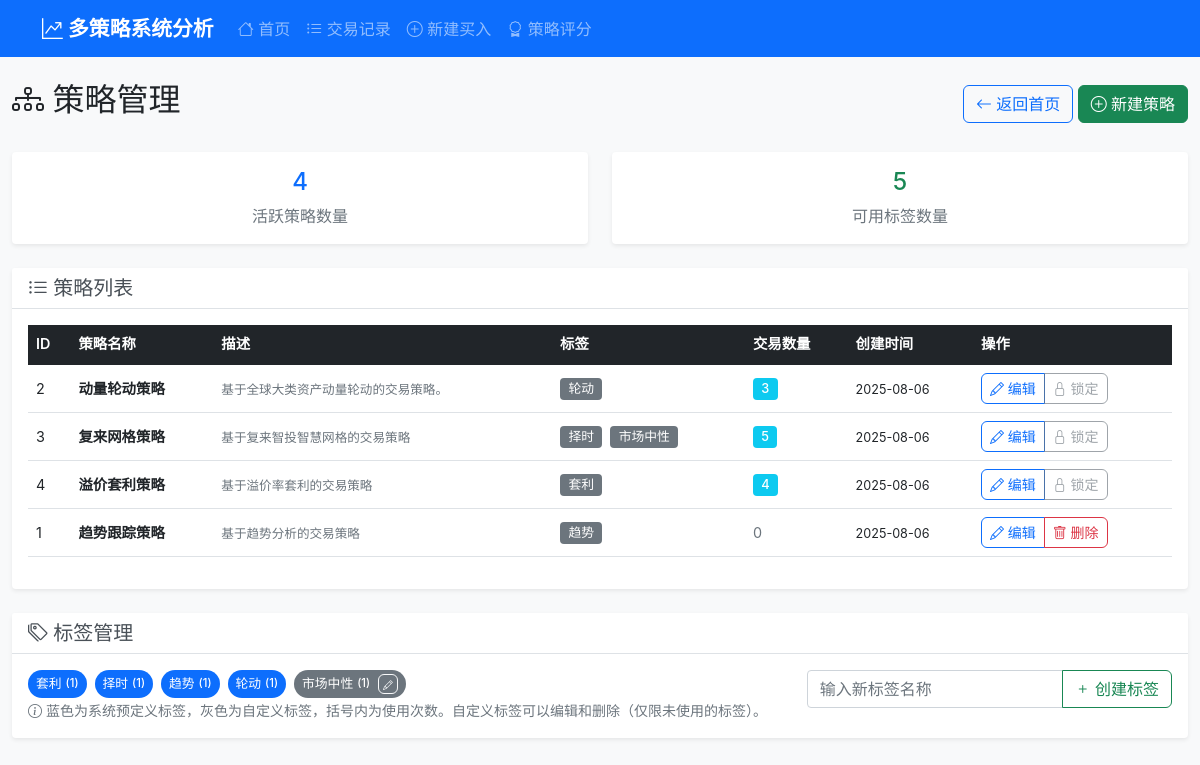
/strategies, run on an earlier commit of the app's database.
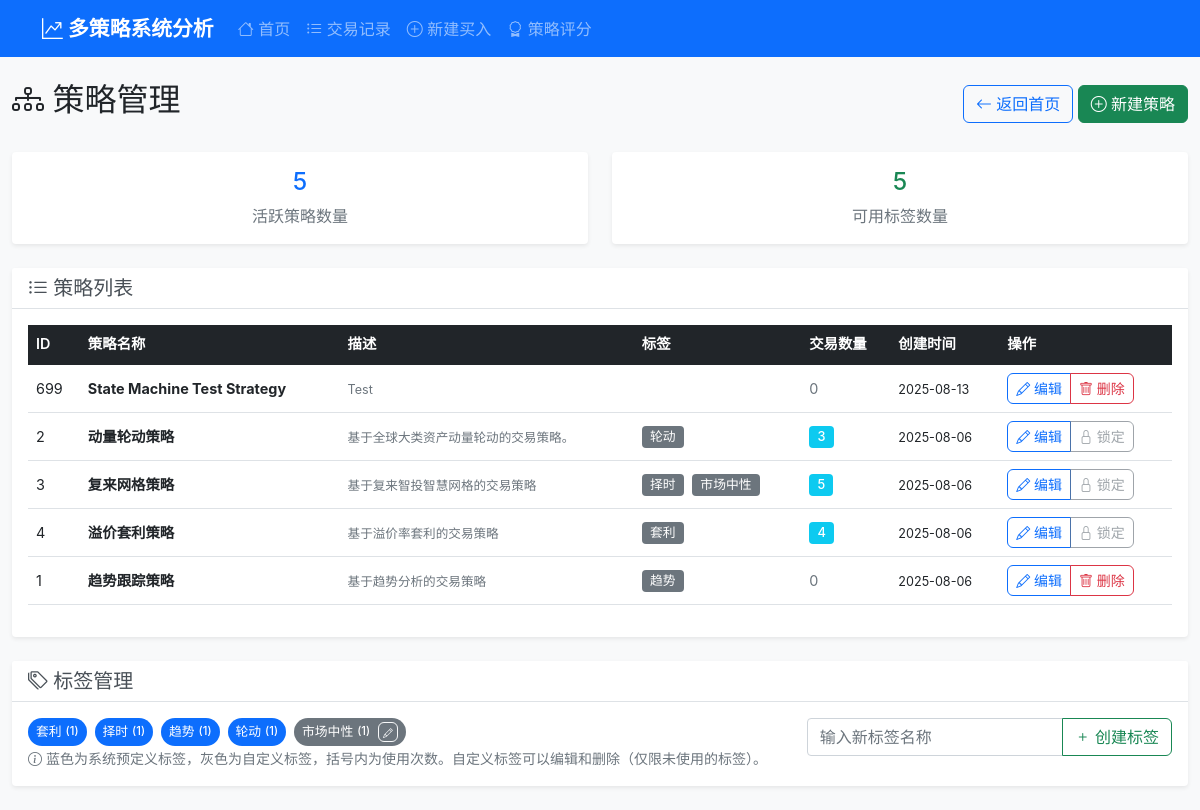
And on a later commit of the database.
### tables this page shows
CREATE TABLE strategies (
                id INTEGER PRIMARY KEY AUTOINCREMENT,
                name TEXT NOT NULL UNIQUE,
                description TEXT,
                is_active BOOLEAN DEFAULT 1,
                created_at TIMESTAMP DEFAULT CURRENT_TIMESTAMP,
                updated_at TIMESTAMP DEFAULT CURRENT_TIMESTAMP
            );

CREATE TABLE strategy_tags (
                id INTEGER PRIMARY KEY AUTOINCREMENT,
                name TEXT NOT NULL UNIQUE,
                is_predefined BOOLEAN DEFAULT 0,
                created_at TIMESTAMP DEFAULT CURRENT_TIMESTAMP
            );

### routes/strategy_routes.py (the view)
@strategy_bp.route('/strategies')
def strategies():
    try:
        strategy_service = StrategyService(current_app.db_service)
        trading_service = TradingService(current_app.db_service)
        strategies_list_dto = strategy_service.get_all_strategies(return_dto=True)
        strategies_list = dto_list_to_dicts(strategies_list_dto)
        for strategy in strategies_list:
            trades = trading_service.get_all_trades(strategy=strategy['name'])
            strategy['trade_count'] = len([t for t in trades if t['status'] != 'deleted'])
        tags = strategy_service.get_all_tags()
        usage_rows = strategy_service.db.execute_query(
            'SELECT tag_id, COUNT(*) AS usage_count FROM strategy_tag_relations GROUP BY tag_id'
        )
        tag_id_to_usage = {row['tag_id']: row['usage_count'] for row in usage_rows}
        for tag in tags:
            tag['usage_count'] = int(tag_id_to_usage.get(tag['id'], 0))
        tags.sort(key=lambda t: (0 if t.get('is_predefined') else 1, t.get('name', '')))
        return render_template('strategies.html', strategies=strategies_list, tags=tags)
    except Exception as e:
        current_app.logger.error(f"策略列表加载失败: {str(e)}")
        return render_template('strategies.html', strategies=[], tags=[])

### services/database_service.py (called while the page is built)
    def execute_query(self, query: str, params: tuple = (), fetch_one: bool = False, fetch_all: bool = True) -> Any:
        with self.get_connection() as conn:
            cursor = conn.cursor()
            cursor.execute(query, params)
            if query.strip().upper().startswith(('INSERT', 'UPDATE', 'DELETE')):
                conn.commit()
            if fetch_one:
                return cursor.fetchone()
            elif fetch_all:
                return cursor.fetchall()
            else:
                return cursor.lastrowid

### services/mappers.py (called while the page is built)
def to_dict_dataclass(obj) -> Dict[str, Any]:
    try:
        return asdict(obj)
    except Exception:
        return dict(obj)  # fallback

def dto_list_to_dicts(items: Iterable[Any]) -> List[Dict[str, Any]]:
    out: List[Dict[str, Any]] = []
    for it in items:
        out.append(to_dict_dataclass(it))
    return out

### services/strategy_service.py (called while the page is built)
    def get_all_tags(self) -> List[Dict[str, Any]]:
        query = "SELECT * FROM strategy_tags ORDER BY name"
        return [dict(tag) for tag in self.db.execute_query(query)]

### templates/strategies.html (shortened to what the changed rows need)
{% extends "base.html" %}
{% block content %}
    <div class="row">
        <div class="col-12">
            <div class="d-flex justify-content-between align-items-center mb-4">
                <h2>
                    <i class="bi bi-diagram-3"></i> 策略管理
                </h2>
            </div>
            <div class="row mb-4">
                <div class="col-md-6">
                    <div class="card border-primary">
                        <div class="card-body text-center">
                            <h4 class="text-primary">{{ strategies|length }}</h4>
                            <p class="text-muted mb-0">活跃策略数量</p>
                        </div>
                    </div>
                </div>
            </div>
            {% if strategies %}
                <div class="card">
                    <div class="card-body">
                        <div class="table-responsive">
                            <table class="table table-hover">
                                <thead class="table-dark">
                                    <tr>
                                        <th>ID</th>
                                        <th>策略名称</th>
                                        <th>描述</th>
                                        <th>标签</th>
                                        <th>交易数量</th>
                                        <th>创建时间</th>
                                        <th>操作</th>
                                    </tr>
                                </thead>
                                <tbody>
                                    {% for strategy in strategies %}
                                        <tr>
                                            <td>{{ strategy.id }}</td>
                                            <td>
                                                <strong>{{ strategy.name }}</strong>
                                            </td>
                                            <td>
                                                <small class="text-muted">{{ strategy.description[:50] }}{{ '...' if strategy.description and strategy.description|length > 50 else '' }}</small>
                                            </td>
                                            <td>
                                                {% for tag in strategy.tags %}
                                                    {% if tag %}<span class="badge bg-secondary me-1">{{ tag }}</span>{% endif %}
                                                {% endfor %}
                                            </td>
                                            <td>
                                                {% if strategy.trade_count > 0 %}
                                                    <span class="badge bg-info">{{ strategy.trade_count }}</span>
                                                {% else %}
                                                    <span class="text-muted">0</span>
                                                {% endif %}
                                            </td>
                                            <td>
                                                <small>{{ strategy.created_at[:10] }}</small>
                                            </td>
                                            <td>
                                                <div class="btn-group" role="group">
                                                    <a href="{{ url_for('strategy.edit_strategy', strategy_id=strategy.id) }}"
                                                       class="btn btn-sm btn-outline-primary">
                                                        <i class="bi bi-pencil"></i> 编辑
                                                    </a>
                                                    {% if strategy.trade_count == 0 %}
                                                        <button class="btn btn-sm btn-outline-danger delete-strategy-btn"
                                                                data-strategy-id="{{ strategy.id }}"
                                                                data-strategy-name="{{ strategy.name }}">
                                                            <i class="bi bi-trash"></i> 删除
                                                        </button>
                                                    {% else %}
                                                        <button class="btn btn-sm btn-outline-secondary" disabled title="有关联交易，无法删除">
                                                            <i class="bi bi-lock"></i> 锁定
                                                        </button>
                                                    {% endif %}
                                                </div>
                                            </td>
                                        </tr>
                                    {% endfor %}
                                </tbody>
                            </table>
                        </div>
                    </div>
                </div>
            {% else %}
                <div class="alert alert-info text-center" role="alert">
                    <i class="bi bi-info-circle"></i>
                    暂无策略，<a href="{{ url_for('strategy.create_strategy') }}">点击这里创建第一个策略</a>。
                </div>
            {% endif %}
            <div class="card mt-4">
                <div class="card-body">
                    <div class="row">
                        <div class="col-md-8">
                            <div class="d-flex flex-wrap gap-2">
                                {% for tag in tags or [] %}
                                    <div class="tag-item d-inline-flex align-items-center">
                                        <span class="badge {{ 'bg-primary' if tag.is_predefined else 'bg-secondary' }} d-flex align-items-center"
                                              id="tag-{{ tag.id }}">
                                            <span class="tag-name">{{ tag.name }}</span>
                                            <small class="ms-1">({{ tag.usage_count if tag.usage_count is defined else 0 }})</small>
                                            {% if not tag.is_predefined %}
                                                <div class="ms-2">
                                                    <button class="btn btn-sm btn-outline-light edit-tag-btn"
                                                            data-tag-id="{{ tag.id }}"
                                                            data-tag-name="{{ tag.name }}"
                                                            title="编辑标签">
                                                        <i class="bi bi-pencil" style="font-size: 0.7em;"></i>
                                                    </button>
                                                </div>
                                            {% endif %}
                                        </span>
                                    </div>
                                {% endfor %}
                            </div>
                        </div>
                    </div>
                </div>
            </div>
        </div>
    </div>
{% endblock %}

What changed in the data, as far as the page shows it:
added strategies: id "699", name "State Machine Test Strategy", description "Test", shows "0", created_at "2025-08-13"
Also different on the page:
{{ strategies|length }}: "4" → "5"
